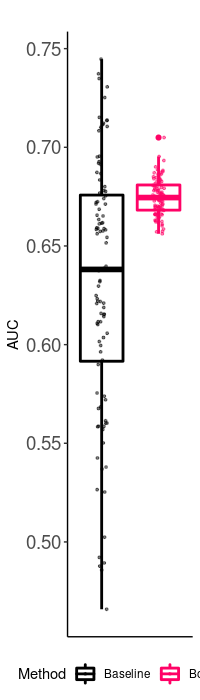

Generate this figure with R:
##%######################################################%##
#                                                          #
####                00. load dependencies               ####
#                                                          #
##%######################################################%##
# getwd()
setwd("/home/vverma3/repo/FlowCytometry")

# load libraries
load.lib <- c("flowCore",
              "FlowSOM",
              "foreach",
              "doParallel",
              "iterators",
              "Rtsne",
              "plyr",
              "igraph",
              "randomForest",
              "matrixStats",
              "ROCR",
              "FastKNN",
              "miscTools",
              "ggplot2",
              "reshape2",
              "viridis",
              "pROC",
              "scales",
              "uwot",
              "FNN")
sapply(load.lib,require,character=T)
# >>>> load functions
R.utils::sourceDirectory(path = "./functions/")

##%######################################################%##
#                                                          #
####                    01. load data                   ####
#                                                          #
##%######################################################%##

## FCS files
FileNames=list.files(path='./data/fcs/chemo',pattern='.fcs',full.names=TRUE)
# marker names:
MN = pData(parameters(read.FCS(FileNames[1])))[,2]
#Indices corresponding to the columns of FCS files for clustering
ToUse=c(1:10)

# meta dataframe:
df   <- read.csv("./data/FM_pheno.csv")
ID   <- gsub("\\.fcs$","",gsub("./data/fcs/chemo/","",FileNames))
meta <- data.frame(cbind(ID,FileNames))
meta <- merge(meta,df,by="ID",all.x = T)
meta$FM <- factor(meta$FM)
meta$FM <- relevel(meta$FM, ref = "Control")
saveRDS(meta,"./data/chemo_meta.RDS")

##%######################################################%##
#                                                          #
####                02: run clustering                  ####
#                                                          #
##%######################################################%##
rm(list = (c("df","load.lib","ID")));gc()
Build <- RunCl_Flow(S=100,K=20,FileNames=FileNames,
                    doCPF='auto',MN= MN,transformInds=ToUse,
                    ToUse=ToUse,numCore=90)
saveRDS(Build,"./data/chemo_build.RDS")
#extract features
FuncDF=Build[[1]]
FreqDF=Build[[2]]

##%######################################################%##
#                                                          #
####                 03. Visualizations                 ####
#                                                          #
##%######################################################%##

# step 1: Sample cells across all FCS files
CM <- SampCells(fcs = FileNames,ToUse = ToUse,n=5000,N=50000,
                cf=200,numCore=90)
# step 2: run UMAP
umap <- tumap(CM, n_threads = 90,  verbose = T)
# check if umap looks good
df <- data.frame(umap)
# testing ggplot2  
ggplot(df)+aes(x = X1, y = X2)+ 
  geom_point(size = 1, alpha = 0.3, color = "steelblue") +
  theme_bw() + theme(legend.position = "none")
saveRDS(umap,"./data/fcs/chemo/chemo_umap.RDS")

# step 3: per-cell differentiation score & visualizations
vizAtlas(CellMat = CM,Build = Build,Y = meta$FM,
         ToUse = ToUse,SampsToUse=NULL,numCore = 90,
         layout = umap,outDir = "./plots/chemo")

# step 4: color by differential frequency
vizAtlas_Freq_Directional(CellMat = CM,Build = Build,
                          FreqMat = FreqDF,Y = meta$FM,
                          ToUse = ToUse,
                          SampsToUse=NULL,numCore = 90,
                          layout = umap,
                          outDir = "./plots/chemo",numIter = 100)

# step 5: Make a functional pval maps
vizAtlas_Func(CellMat = CM,Build = Build,
              FuncMat = FuncDF,Y = meta$FM,
              ToUse = ToUse,
              SampsToUse=NULL,numCore = 90,
              layout = umap,outDir = "./plots/chemo",
              FuncNames = c("CD45RA","Ki.67","CXCR5","CXCR3",
                            "CCR6","CRTH2"),
              numIter = 100)

# step 6: Make a functional map, color by direction
vizAtlas_Func_Directional(CellMat = CM,Build = Build,
                          FuncMat = FuncDF,Y = meta$FM,
                          ToUse = ToUse,
                          SampsToUse=NULL,numCore = 90,
                          layout = umap,outDir = "./plots/chemo",
                          FuncNames = c("CD45RA","Ki.67","CXCR5","CXCR3",
                                        "CCR6","CRTH2"),
                          numIter = 100)
# >>>>>>>>>>>>>>>>>>>>>>>>>>>>>>>>>>>>>>>>>>>>
#purpose: generate a distribution of AUC
IterNumClus=Build$IterNumClus
#rename to not perturb RF
ForC=1:ncol(FuncDF)
NewName=paste(colnames(FuncDF),ForC,sep='_')
colnames(FuncDF)=NewName
Y=meta$FM

#do baseline distribution first
Base=c()
for(i in 1:100){
  #choose an iteration to get features from and get relavent columns
  rndIter=sample(1:length(IterNumClus),1)
  NumClus=IterNumClus[1]
  start=((rndIter-1)*NumClus)+1
  end=NumClus*rndIter
  SubDF=FuncDF[,start:end]
  AUC=runClassif(SubDF,meta$FM,IterNumClus[1],
                 IterNumClus[1],0.5,1,as.character(meta$ID),35)
  Base=c(Base,AUC)
}

#get repeated distribution
Boot=runClassif(FuncDF,meta$FM,40,IterNumClus,0.5,100,as.character(meta$ID),90)


#plotting
AllBL=rbind(Base,Boot)
rownames(AllBL)=c('Baseline','BootStrap')
DF=melt(AllBL)
names(DF)=c('Method','perm','AUC')

ValVec=c('black','#FF0266')
p26 <- ggplot(DF, aes(x=Method, y=AUC,color=Method)) +
  geom_boxplot(notch=FALSE,lwd=1)+theme(text = element_text(size=15))+xlab('')+ylab('')+scale_color_manual(values = ValVec)+ggtitle('')
p26=p26+geom_point(size=.7,position=position_jitterdodge(),alpha=.5)+theme_classic()+theme(axis.title.x=element_blank(),axis.text.x=element_blank(),axis.ticks.x=element_blank(),axis.text.y = element_text(size=14))      
p26=p26+theme(legend.position='bottom')+ggtitle('')+ylab('AUC')
ggsave('OutDir/Preg_Dist.pdf',p26,width=4,height=4)




